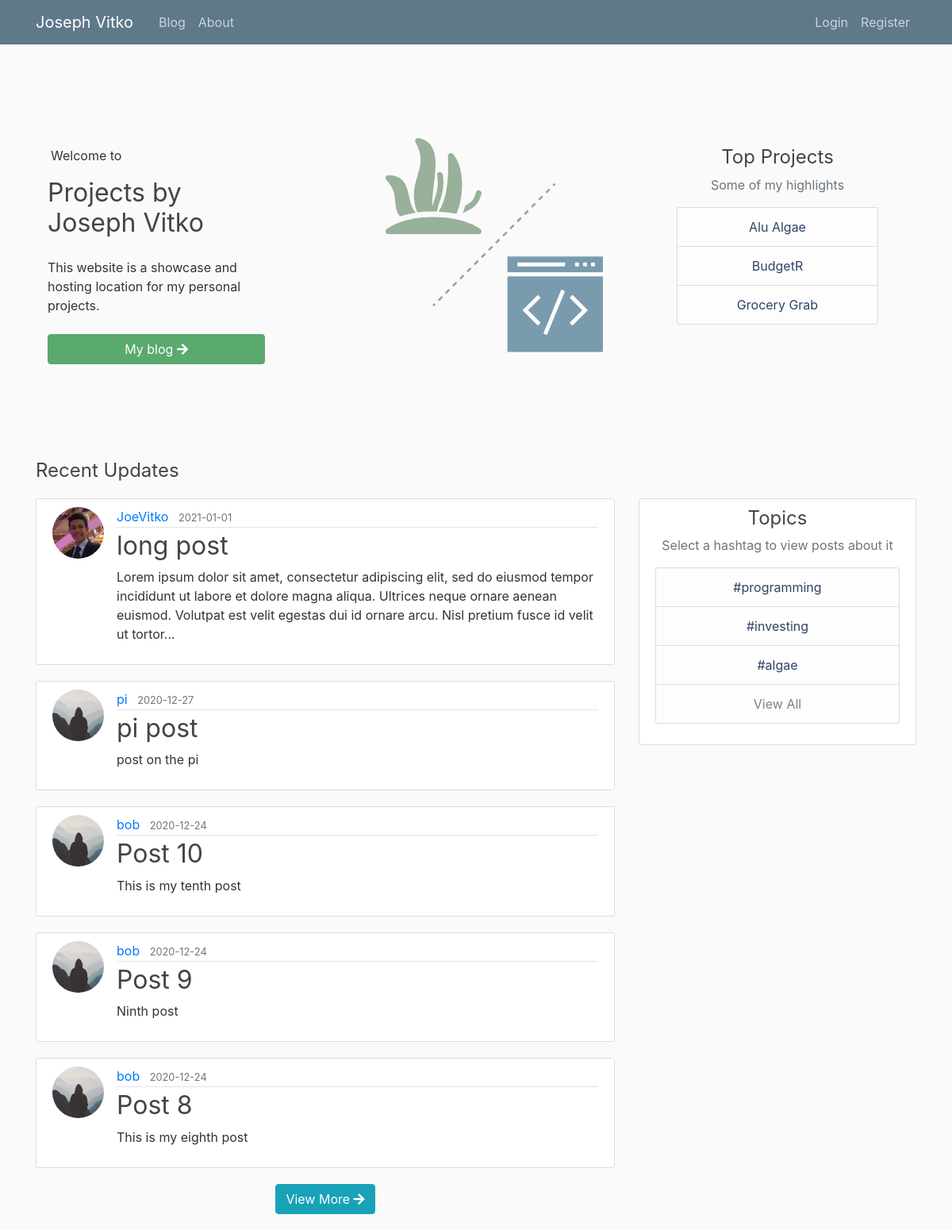
The page /home on the database its author committed.
### flaskblog/models.py (models this page shows, shortened)
class Post(db.Model):
    id = db.Column(db.Integer, primary_key=True)
    title = db.Column(db.String(100), nullable=False)
    date_posted = db.Column(db.DateTime, nullable=False, default=datetime.utcnow)
    content = db.Column(db.Text, nullable=False)
    user_id = db.Column(db.Integer, db.ForeignKey('user.id'), nullable=False)

class User(db.Model, UserMixin):
    id = db.Column(db.Integer, primary_key=True)
    username = db.Column(db.String(20), unique=True, nullable=False)
    email = db.Column(db.String(120), unique=True, nullable=False)
    image_file = db.Column(db.String(20), nullable=False, default='default.jpg')
    password = db.Column(db.String(60), nullable=False)
    posts = db.relationship('Post', backref='author', lazy=True)
    roles = db.relationship('Role', secondary='user_roles')

### flaskblog/main/routes.py (the view)
@main.route('/')
@main.route('/home')
def home():
    posts = Post.query.order_by(Post.date_posted.desc()).limit(5).all()
    return render_template('home.html', posts=posts)

### flaskblog/templates/home.html (shortened to what this page needs)
{% extends "layout.html" %}
{% block topsection %}
    <section class="hero-section">
        <div class="row">
            <div class="col-md-8">
                <div class="container">
                    <div class="row align-items-center">
                        <div class="col-md-5">
                            <div class="mt-md-4">
                                <div>
                                    <span class="text-white-50 ml-1">Welcome to </span>
                                </div>
                                <h2 class="text-black font-weight-normal mb-4 mt-3 hero-title">Projects by <br>Joseph Vitko</h2>
                                <p class="mb-4 font-16 text-white-50">
                                    This website is a showcase and hosting location for my personal projects.
                                </p>
                                <div class="text-center">
                                    <a href="{{ url_for('main.blog') }}" class="btn btn-block btn-success">My blog <i class="fas fa-arrow-right"></i></a>
                                </div>
                            </div>
                        </div>
                        <div class="col-md-5 offset-md-2">
                            <div class="text-center mt-4 mt-md-0">
                                <img src="static/images/illustration.svg" alt="" class="img-fluid hero-image">
                            </div>
                        </div>
                    </div>
                </div>
            </div>
            <div class="col-md-4">
                <div class="mt-4">
                    <h4 class="text-center">Top Projects</h4>
                    <ul class="list-group ml-4 mr-4"><p class="text-muted text-center">Some of my highlights</p>
                        <li class="list-group-item list-group-item-light ml-4 mr-4 text-center"><a class="text-info" href="http://alualgae.com">Alu Algae</a></li>
                        <li class="list-group-item list-group-item-light ml-4 mr-4 text-center"><a class="text-info" href="https://www.congressionalappchallenge.us/19-fl16/">BudgetR</a></li>
                        <li class="list-group-item list-group-item-light ml-4 mr-4 text-center"><a class="text-info" href="https://devpost.com/software/grocery-grab">Grocery Grab</a></li>
                    </ul>
                </div>
            </div>
        </div>
    </section>
    <h4 style="margin-bottom: 20px">Recent Updates</h4>
{% endblock topsection %}
{% block content %}
    {% for post in posts %}
        <article class="media content-section">
            <img class="rounded-circle article-img" src="{{ url_for('static', filename='profile_pics/' + post.author.image_file) }}">
            <div class="media-body">
            <div class="article-metadata">
              <a class="mr-2" href="{{ url_for('users.user_posts', username=post.author.username) }}">{{ post.author.username }}</a>
              <small class="text-muted">{{ post.date_posted.strftime('%Y-%m-%d') }}</small>
            </div>
            <h2><a class="article-title" href="{{ url_for('posts.post', post_id=post.id) }}">{{ post.title }}</a></h2>
            <p class="article-content">{{ post.content|truncate(250) }}</p>
          </div>
        </article>
    {% endfor %}
    <div class="text-center">
        <a href="{{ url_for('main.blog') }}" class="btn btn-info" style="margin-bottom: 20px">View More <i class="fas fa-arrow-right"></i></a>
    </div>
{% endblock content %}

### flaskblog/templates/layout.html (shortened to what this page needs)
{% extends "layout_main.html" %}
{% block midsection %}
    <div class="row">
        <div class="col-md-8">
            {% block content %}{% endblock %}
        </div>
        <div class="col-md-4">
            {% include 'sidebar.html' %}
        </div>
    </div>
{% endblock midsection %}

### flaskblog/templates/layout_main.html (shortened to what this page needs)
<!DOCTYPE html>
<html>
<head>
    <link rel="stylesheet" href="https://maxcdn.bootstrapcdn.com/bootstrap/4.0.0/css/bootstrap.min.css">
    <link rel="stylesheet" type="text/css" href="{{ url_for('static', filename='main.css') }}">
</head>
<body>
{% include 'header.html' %}
<main role="main" class="container">
    {% block topsection %}{% endblock %}
    {% block midsection %}{% endblock %}
</main>
<link rel="stylesheet" href="https://use.fontawesome.com/releases/v5.7.0/css/all.css">
</body>
</html>

### flaskblog/templates/header.html (shortened to what this page needs)
<header class="site-header">
    <nav class="navbar navbar-expand-md navbar-dark bg-steel fixed-top">
        <div class="container">
            <a class="navbar-brand mr-4" href="/">Joseph Vitko</a>
            <div class="collapse navbar-collapse" id="navbarToggleMain">
                <div class="navbar-nav mr-auto">
                  <a class="nav-item nav-link" href="{{ url_for('main.blog') }}">Blog</a>
                  <a class="nav-item nav-link" href="{{ url_for('main.about') }}">About</a>
                </div>
            </div>
            {% if current_user.is_authenticated %}
                <div class="collapse navbar-collapse justify-content-end">
                    <div class="navbar-nav">
                        <div class="collapse navbar-collapse newpost" id="navbarTogglePost">
                            <a class="nav-item nav-link postlink nav-dropdown" href="{{ url_for('posts.new_post') }}"><i class="fas fa-comment-alt"></i> New Post</a>
                        </div>
                        <div class="collapse navbar-collapse" id="navbarToggleUser">
                            <li class="nav-item dropdown">
                                <a class="nav-link dropdown-toggle userlink nav-dropdown" href="#" id="navbarDropdownMenuLink" role="button" data-toggle="dropdown" aria-haspopup="true" aria-expanded="false">
                                    <div class="avatar-img-container">
                                        <img src="{{ url_for('static', filename='profile_pics/' + current_user.image_file) }}" class="rounded-circle avatar-img">
                                    </div>
                                    <span class="nav-text avatar-header">{{ current_user.username }}</span>
                                </a>
                                <ul class="dropdown-menu nav-dropdown-menu" aria-labelledby="navbarDropdownMenuLink">
                                    <li><a class="dropdown-item" href="{{ url_for('users.user_posts', username=current_user.username) }}"><i class="fas fa-user-circle"></i> My Profile</a></li>
                                    <li><a class="dropdown-item" href="{{ url_for('users.account') }}"><i class="fas fa-cog"></i> Settings</a></li>
                                    <li><a class="dropdown-item" href="{{ url_for('users.logout') }}"><i class="fas fa-sign-out-alt"></i> Log Out</a></li>
                                </ul>
                            </li>
                        </div>
                    </div>
                </div>
            {% else %}
                <div class="collapse navbar-collapse justify-content-end" id="navbarToggleAnon">
                    <div class="navbar-nav">
                        <a class="nav-item nav-link" href="{{ url_for('users.login') }}">Login</a>
                        <a class="nav-item nav-link" href="{{ url_for('users.register') }}">Register</a>
                    </div>
                </div>
            {% endif %}
        </div>
    </nav>
</header>

### flaskblog/templates/sidebar.html (shortened to what this page needs)
<div class="content-section">
    <h4 class="text-center">Topics</h4>
    <p class='text-muted text-center'>Select a hashtag to view posts about it</p>
    <ul class="list-group text-center">
        <li class="list-group-item list-group-item-light text-info">#programming</li>
        <li class="list-group-item list-group-item-light text-info">#investing</li>
        <li class="list-group-item list-group-item-light text-info">#algae</li>
        <li class="list-group-item list-group-item-light">View All</li>
    </ul>
</div>

### flaskblog/static/main.css (style rules this page uses)
body { background: #fafafa; color: #333333; margin-top: 5rem; }
.hero-section { position: relative; padding: 80px 0 120px 0; }
h1, h2, h3, h4, h5, h6 { color: #444444; font-weight: 400; }
.bg-steel { background-color: #5f788a; }
.site-header .navbar-nav .nav-link { color: #cbd5db; }
.content-section { background: #ffffff; padding: 10px 20px; border: 1px solid #dddddd; border-radius: 3px; margin-bottom: 20px; }
.article-title { color: #444444; }
.article-content { white-space: pre-line; }
.article-img { height: 65px; width: 65px; margin-right: 16px; }
.article-metadata { padding-bottom: 1px; margin-bottom: 4px; border-bottom: 1px solid #e3e3e3 }
.btn-success { background-color: #5aa96d; border-color: #5aa96d; }
.text-info { color: #2d4464!important; }

### rows shown on the page
Post: image_file (picture), author.username "JoeVitko", date_posted "2021-01-01", title "long post", content "Lorem ipsum dolor sit amet, consectetur adipiscing elit, sed do eiusmod tempor incididunt ut labore et dolore magna aliqua. Ultrices neque ornare aenean euismod. Volutpat est velit egestas dui id ornare arcu. Nisl pretium fusce id velit ut tortor..."
Post: image_file (placeholder picture), author.username "pi", date_posted "2020-12-27", title "pi post", content "post on the pi"
Post: image_file (placeholder picture), author.username "bob", date_posted "2020-12-24", title "Post 10", content "This is my tenth post"
Post: image_file (placeholder picture), author.username "bob", date_posted "2020-12-24", title "Post 9", content "Ninth post"
Post: image_file (placeholder picture), author.username "bob", date_posted "2020-12-24", title "Post 8", content "This is my eighth post"
